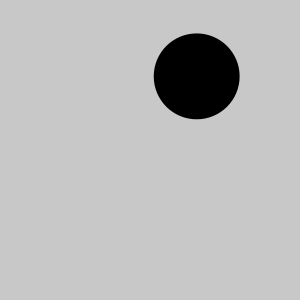
Frame 1 (no input)
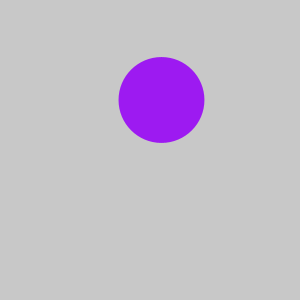
Frame 60 (the mouse pressed at the canvas centre just before this capture)
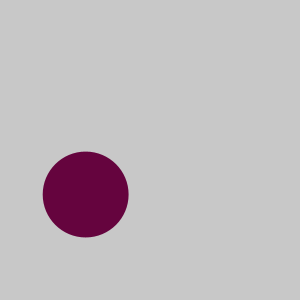
Frame 120 (the mouse held since frame 60 and released just before this capture)

The Processing sketch that drew these frames (run headless with seeded random() and noise(); from frame 60 on, the mouse is pressed at the canvas centre):

// Processing sketch: CircleClass
// ── CircleClass.pde
Shape circle;
Shape square;

boolean switcher;

void setup() {
  size(300, 300);
  //Creates both shapes from the class
  circle = new Shape(random(width), random(height), random(-3, 3), random(-3, 3), random(1, 100), color(#FFFFFF), color(#FFFFFF), color(#FFFFFF));
  square = new Shape(random(width), random(height), random(-3, 3), random(-3, 3), random(1, 100), random(1, 100), color(#FFFFFF), color(#FFFFFF), color(#FFFFFF));
}

void draw() {
  background(200);
  
  //Does the move function from the class
  circle.move();
  square.move();
  
  //Ask the switcher which shape should be displayed
  if (switcher){
      square.display();
    }
    else if (!switcher){
      circle.display();
    }

}

void mouseClicked() {
  //Switches between true and false, to show what shape it displays
  if (switcher){
    switcher = false;
  }
  else if (!switcher){
    switcher = true;
  }
}

// ── Shape.pde
class Shape {
  //Variables
  float x;
  float y;
  float xSpeed;
  float ySpeed;
  float sizeX;
  float sizeY;
  float radius;
  
  //R, G, B colors
  color rColor = #FFFFFF;
  color gColor = #FFFFFF;
  color bColor = #FFFFFF;

  //Circle
  Shape(float x, float y, float xSpeed, float ySpeed, float radius, color rColor, color gColor, color bColor) {
    this.x = x;
    this.y = y;
    this.xSpeed = xSpeed;
    this.ySpeed = ySpeed;
    this.radius = radius;
    this.rColor = rColor;
    this.gColor = gColor;
    this.bColor = bColor;
  }

  //Square
  Shape(float x, float y, float xSpeed, float ySpeed, float sizeX, float sizeY, color rColor, color gColor, color bColor) {
    this.x = x;
    this.y = y;
    this.xSpeed = xSpeed;
    this.ySpeed = ySpeed;
    this.sizeX = sizeX;
    this.sizeY = sizeY;
    this.rColor = rColor;
    this.gColor = gColor;
    this.bColor = bColor;
  }

  void move() {
    //Move function for x, change direction and colors
    x += xSpeed;
    if (x <= radius/2 || x > width-radius/2 || x <= sizeX/2 || x > width-sizeX/2) {
      xSpeed *= -1;
      rColor = round(random(0, 255));
      gColor = round(random(0, 255));
      bColor = round(random(0, 255));
    }

    //Move function for y, change direction and colors
    y += ySpeed;
    if (y <= radius/2 || y > height-radius/2 || y <= sizeY/2 || y > width-sizeY/2) {
      ySpeed *= -1;
      rColor = round(random(0, 255));
      gColor = round(random(0, 255));
      bColor = round(random(0, 255));
    }
  }

  //What it displays: color, shape, etc.
  void display() {
    fill(rColor, gColor, bColor);
    noStroke();
    ellipse(x, y, radius, radius);
    rectMode(CENTER);
    rect(x, y, sizeX, sizeY);
  }
}
